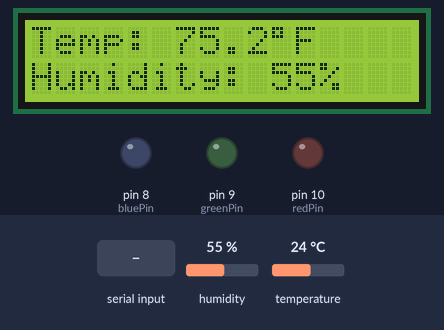
The program below on a simulated Arduino Uno, built with avr-gcc and run on an emulated ATmega328P. Parts: 16×2 character LCD, output pins drawn as LEDs (lit = HIGH). Inputs (shaded band) come from the test bench; at power-on: humidity 55 %, temperature 24 °C. What the program prints to the serial monitor is not drawn.

Above: at 3.2 s.
3.3 s: "LED_RED\n" received over Serial
At 5.3 s:
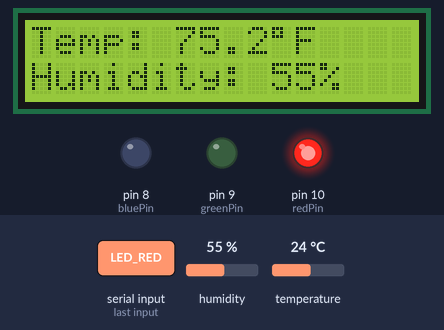
5.6 s: "LED_GREEN\n" received over Serial
At 7.0 s:
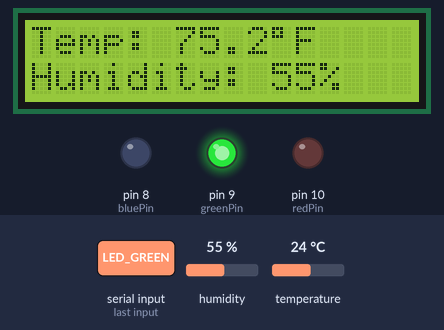
7.6 s: "LED_BLUE\n" received over Serial
At 9.3 s:
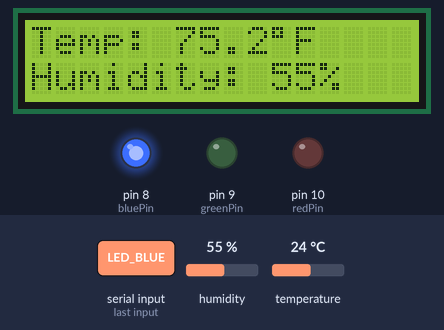
9.6 s: humidity set to 22 %
At 11.1 s:
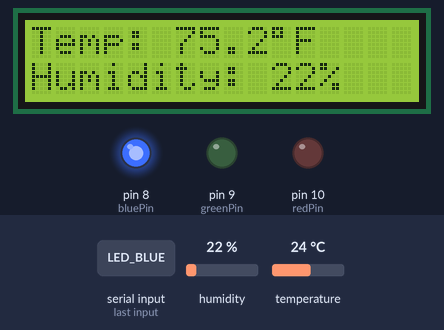
11.7 s: temperature set to 12 °C
At 12.5 s:
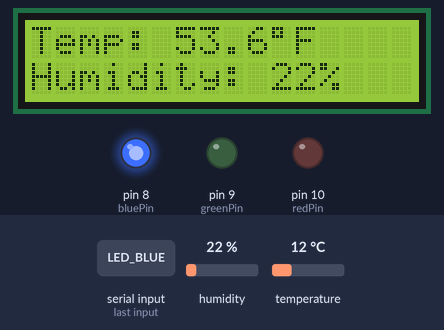
13.7 s: humidity set to 40 %
At 15.2 s:
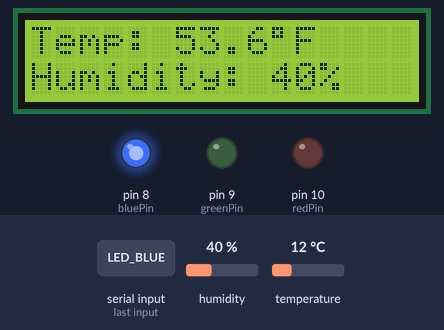
Timing chart, 0 to 16.7 s (numbered marks = the images above; inputs shaded):
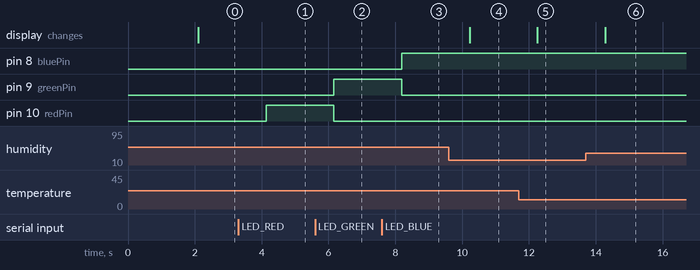

Measured:
- after the input at 3.3 s, pin 10 (redPin): LOW → HIGH after 0.83 s
- after the input at 5.6 s, pin 9 (greenPin): LOW → HIGH after 0.56 s; pin 10 (redPin): HIGH → LOW after 0.56 s
- after the input at 7.6 s, pin 8 (bluePin): LOW → HIGH after 0.59 s; pin 9 (greenPin): HIGH → LOW after 0.59 s
- after the input at 9.6 s, the display: changes after 0.62 s (image 4)
- after the input at 11.7 s, the display: changes after 0.55 s (image 5)
- after the input at 13.7 s, the display: changes after 0.59 s (image 6)

The program:

main.cpp
```cpp
#include <Arduino.h>
#include <DHT.h>
#include <LiquidCrystal.h>

#define DHTPin 2
#define DHTType DHT11

#define redPin 10
#define greenPin 9
#define bluePin 8

// LCD Pins (RS, E, D4, D5, D6, D7)
LiquidCrystal lcd(12, 11, 6, 5, 4, 3);
DHT dhtSensor(DHTPin, DHTType);

void setup() {
  Serial.begin(9600);
  dhtSensor.begin();

  pinMode(redPin, OUTPUT);
  pinMode(greenPin, OUTPUT);
  pinMode(bluePin, OUTPUT);

  digitalWrite(redPin, LOW);
  digitalWrite(greenPin, LOW);
  digitalWrite(bluePin, LOW);

  // initialize the LCD
  lcd.begin(16, 2); // Initialize a 16x2 LCD
  lcd.clear();
  // displays the startup message
  lcd.setCursor(0, 0);
  lcd.print("Temp & Humidity Monitor");
  lcd.setCursor(0,1);
  lcd.print("Starting..");

  delay(2000);
  Serial.println("DHT11 Sensor Started");
}

void loop() {
  float temperature = dhtSensor.readTemperature(true);
  float humidity = dhtSensor.readHumidity();

  if (isnan(temperature) || isnan(humidity)) {
    Serial.println("ERROR: Failed to read sensor");

    lcd.clear();
    lcd.setCursor(0, 0);
    lcd.print("Sensor Error");

    delay(2000);
    return;
  }

  Serial.print("Temperature: ");
  Serial.print(temperature);
  Serial.print(" °F, Humidity: ");
  Serial.print(humidity);
  Serial.println("%");

  lcd.clear();

  // Line 1: Temperature
  lcd.setCursor(0, 0);
  lcd.print("Temp: ");
  lcd.print(temperature, 1);  // Show 1 decimal place
  lcd.print((char)223);       // Degree symbol
  lcd.print("F");

  // Line 2: Humidity
  lcd.setCursor(0, 1);
  lcd.print("Humidity: ");
  lcd.print(humidity, 0);     // Show 0 decimal places
  lcd.print("%");

  if (Serial.available() > 0) {
    String command = Serial.readStringUntil('\n');
    command.trim();  // Remove any whitespace

    // Turn off all LEDs first
    digitalWrite(redPin, LOW);
    digitalWrite(greenPin, LOW);
    digitalWrite(bluePin, LOW);

    // Turn on the appropriate LED based on command
    if (command == "LED_RED") {
      digitalWrite(redPin, HIGH);
      Serial.println("Red LED ON");
    }
    else if (command == "LED_GREEN") {
      digitalWrite(greenPin, HIGH);
      Serial.println("Green LED ON");
    }
    else if (command == "LED_BLUE") {
      digitalWrite(bluePin, HIGH);
      Serial.println("Blue LED ON");
    }
    else {
      Serial.println("Unknown command: " + command);
    }
  }

  delay(2000);

}
```
